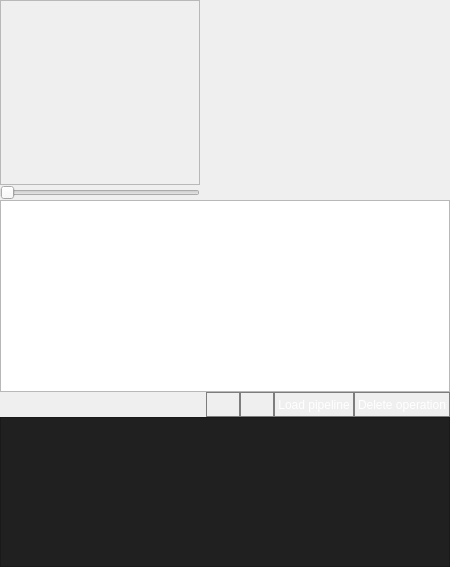
            <widget class="QWidget" name="page_plan">
             <property name="styleSheet">
              <string notr="true"/>
             </property>
             <layout class="QVBoxLayout" name="layout_page_plan">
              <property name="spacing">
               <number>0</number>
              </property>
              <property name="leftMargin">
               <number>0</number>
              </property>
              <property name="topMargin">
               <number>0</number>
              </property>
              <property name="rightMargin">
               <number>0</number>
              </property>
              <property name="bottomMargin">
               <number>0</number>
              </property>
              <item>
               <widget class="QFrame" name="pipeline_settings">
                <property name="sizePolicy">
                 <sizepolicy hsizetype="Preferred" vsizetype="Preferred">
                  <horstretch>0</horstretch>
                  <verstretch>0</verstretch>
                 </sizepolicy>
                </property>
                <property name="maximumSize">
                 <size>
                  <width>16777215</width>
                  <height>200</height>
                 </size>
                </property>
                <property name="acceptDrops">
                 <bool>false</bool>
                </property>
                <layout class="QHBoxLayout" name="pipeline_settings_layout">
                 <property name="spacing">
                  <number>0</number>
                 </property>
                 <property name="leftMargin">
                  <number>0</number>
                 </property>
                 <property name="topMargin">
                  <number>0</number>
                 </property>
                 <property name="rightMargin">
                  <number>0</number>
                 </property>
                 <property name="bottomMargin">
                  <number>0</number>
                 </property>
                 <item>
                  <widget class="QFrame" name="previewPipeline">
                   <property name="enabled">
                    <bool>true</bool>
                   </property>
                   <property name="sizePolicy">
                    <sizepolicy hsizetype="Fixed" vsizetype="Fixed">
                     <horstretch>0</horstretch>
                     <verstretch>0</verstretch>
                    </sizepolicy>
                   </property>
                   <property name="minimumSize">
                    <size>
                     <width>200</width>
                     <height>200</height>
                    </size>
                   </property>
                   <property name="maximumSize">
                    <size>
                     <width>300</width>
                     <height>300</height>
                    </size>
                   </property>
                   <property name="acceptDrops">
                    <bool>false</bool>
                   </property>
                   <property name="styleSheet">
                    <string notr="true">border-width: 1px;</string>
                   </property>
                   <layout class="QVBoxLayout" name="verticalLayout_2">
                    <property name="spacing">
                     <number>0</number>
                    </property>
                    <property name="leftMargin">
                     <number>0</number>
                    </property>
                    <property name="topMargin">
                     <number>0</number>
                    </property>
                    <property name="rightMargin">
                     <number>0</number>
                    </property>
                    <property name="bottomMargin">
                     <number>0</number>
                    </property>
                    <item>
                     <widget class="QFrame" name="plan_preview">
                      <property name="frameShape">
                       <enum>QFrame::StyledPanel</enum>
                      </property>
                      <property name="frameShadow">
                       <enum>QFrame::Raised</enum>
                      </property>
                      <layout class="QVBoxLayout" name="plan_layout_preview">
                       <property name="spacing">
                        <number>0</number>
                       </property>
                       <property name="leftMargin">
                        <number>0</number>
                       </property>
                       <property name="topMargin">
                        <number>0</number>
                       </property>
                       <property name="rightMargin">
                        <number>0</number>
                       </property>
                       <property name="bottomMargin">
                        <number>0</number>
                       </property>
                      </layout>
                     </widget>
                    </item>
                    <item>
                     <widget class="QSlider" name="previewPipelineSlider">
                      <property name="sizePolicy">
                       <sizepolicy hsizetype="Expanding" vsizetype="Fixed">
                        <horstretch>0</horstretch>
                        <verstretch>0</verstretch>
                       </sizepolicy>
                      </property>
                      <property name="styleSheet">
                       <string notr="true">padding: 0px;</string>
                      </property>
                      <property name="orientation">
                       <enum>Qt::Horizontal</enum>
                      </property>
                     </widget>
                    </item>
                   </layout>
                  </widget>
                 </item>
                 <item>
                  <widget class="QFrame" name="functions_frame">
                   <property name="sizePolicy">
                    <sizepolicy hsizetype="Fixed" vsizetype="Preferred">
                     <horstretch>0</horstretch>
                     <verstretch>0</verstretch>
                    </sizepolicy>
                   </property>
                   <property name="minimumSize">
                    <size>
                     <width>250</width>
                     <height>0</height>
                    </size>
                   </property>
                   <property name="styleSheet">
                    <string notr="true">#functions_frame {
	border-width: 1px 0px 1px 0px;
	color: white;
}

QMenuBar {
    background-color: rgb(49,49,49);
    color: rgb(255,255,255);
    border: 1px solid #000;
}

QMenuBar::item {
    background-color: rgb(42,42,42);
	padding: 0 100 0 15px;
    color: rgb(255,255,255);
}

QMenuBar::item::selected {
    background-color: rgb(30,30,30);
}

QMenu {
    background-color: rgb(62,62,62);
    color: rgb(255,255,255);
    border: 1px solid #000;           
}

QMenu::item::selected {
    background-color: rgb(30,30,30);
}</string>
                   </property>
                   <layout class="QVBoxLayout" name="functions_layout">
                    <property name="spacing">
                     <number>0</number>
                    </property>
                    <property name="leftMargin">
                     <number>0</number>
                    </property>
                    <property name="topMargin">
                     <number>0</number>
                    </property>
                    <property name="rightMargin">
                     <number>0</number>
                    </property>
                    <property name="bottomMargin">
                     <number>0</number>
                    </property>
                   </layout>
                  </widget>
                 </item>
                </layout>
               </widget>
              </item>
              <item>
               <widget class="QFrame" name="pipeline_content">
                <property name="minimumSize">
                 <size>
                  <width>0</width>
                  <height>100</height>
                 </size>
                </property>
                <property name="styleSheet">
                 <string notr="true">border-width: 0px 0px 0px 1px;</string>
                </property>
                <layout class="QVBoxLayout" name="verticalLayout">
                 <property name="spacing">
                  <number>0</number>
                 </property>
                 <property name="leftMargin">
                  <number>0</number>
                 </property>
                 <property name="topMargin">
                  <number>0</number>
                 </property>
                 <property name="rightMargin">
                  <number>0</number>
                 </property>
                 <property name="bottomMargin">
                  <number>0</number>
                 </property>
                 <item>
                  <widget class="QListWidget" name="list_operations">
                   <property name="styleSheet">
                    <string notr="true">color: rgb(218, 218, 218);
border-width: 1px 0px 0px 0px;</string>
                   </property>
                   <property name="dragDropMode">
                    <enum>QAbstractItemView::InternalMove</enum>
                   </property>
                  </widget>
                 </item>
                 <item>
                  <widget class="QFrame" name="operation_list_btns">
                   <property name="sizePolicy">
                    <sizepolicy hsizetype="Preferred" vsizetype="Maximum">
                     <horstretch>0</horstretch>
                     <verstretch>0</verstretch>
                    </sizepolicy>
                   </property>
                   <property name="minimumSize">
                    <size>
                     <width>0</width>
                     <height>25</height>
                    </size>
                   </property>
                   <property name="maximumSize">
                    <size>
                     <width>16777215</width>
                     <height>40</height>
                    </size>
                   </property>
                   <property name="styleSheet">
                    <string notr="true">color: white;border-width: 1px 0px 0px 0px;</string>
                   </property>
                   <layout class="QHBoxLayout" name="layout_operation_list_btns">
                    <property name="spacing">
                     <number>0</number>
                    </property>
                    <property name="leftMargin">
                     <number>0</number>
                    </property>
                    <property name="topMargin">
                     <number>0</number>
                    </property>
                    <property name="rightMargin">
                     <number>0</number>
                    </property>
                    <property name="bottomMargin">
                     <number>0</number>
                    </property>
                    <item>
                     <spacer name="horizontalSpacer">
                      <property name="orientation">
                       <enum>Qt::Horizontal</enum>
                      </property>
                      <property name="sizeHint" stdset="0">
                       <size>
                        <width>40</width>
                        <height>20</height>
                       </size>
                      </property>
                     </spacer>
                    </item>
                    <item>
                     <widget class="QPushButton" name="btn_run_pipeline">
                      <property name="sizePolicy">
                       <sizepolicy hsizetype="Fixed" vsizetype="MinimumExpanding">
                        <horstretch>0</horstretch>
                        <verstretch>0</verstretch>
                       </sizepolicy>
                      </property>
                      <property name="toolTip">
                       <string>Run</string>
                      </property>
                      <property name="styleSheet">
                       <string notr="true">border: 1px solid rgb(125, 125, 125);</string>
                      </property>
                      <property name="text">
                       <string/>
                      </property>
                      <property name="icon">
                       <iconset resource="../resources/files.qrc">
                        <normaloff>:/16x16/icons/16x16/cil-media-play.png</normaloff>:/16x16/icons/16x16/cil-media-play.png</iconset>
                      </property>
                      <property name="iconSize">
                       <size>
                        <width>16</width>
                        <height>16</height>
                       </size>
                      </property>
                     </widget>
                    </item>
                    <item>
                     <widget class="QPushButton" name="btn_save_pipeline">
                      <property name="sizePolicy">
                       <sizepolicy hsizetype="Fixed" vsizetype="MinimumExpanding">
                        <horstretch>0</horstretch>
                        <verstretch>0</verstretch>
                       </sizepolicy>
                      </property>
                      <property name="toolTip">
                       <string>Save</string>
                      </property>
                      <property name="styleSheet">
                       <string notr="true">border: 1px solid rgb(125, 125, 125);</string>
                      </property>
                      <property name="text">
                       <string/>
                      </property>
                      <property name="icon">
                       <iconset resource="../resources/files.qrc">
                        <normaloff>:/16x16/icons/16x16/cil-save.png</normaloff>:/16x16/icons/16x16/cil-save.png</iconset>
                      </property>
                     </widget>
                    </item>
                    <item>
                     <widget class="QPushButton" name="btn_load_pipeline">
                      <property name="sizePolicy">
                       <sizepolicy hsizetype="Fixed" vsizetype="MinimumExpanding">
                        <horstretch>0</horstretch>
                        <verstretch>0</verstretch>
                       </sizepolicy>
                      </property>
                      <property name="statusTip">
                       <string>Load pipeline</string>
                      </property>
                      <property name="styleSheet">
                       <string notr="true">border: 1px solid rgb(125, 125, 125);
padding: 3px;</string>
                      </property>
                      <property name="text">
                       <string>Load pipeline</string>
                      </property>
                     </widget>
                    </item>
                    <item>
                     <widget class="QPushButton" name="btn_remove_operation">
                      <property name="sizePolicy">
                       <sizepolicy hsizetype="Fixed" vsizetype="MinimumExpanding">
                        <horstretch>0</horstretch>
                        <verstretch>0</verstretch>
                       </sizepolicy>
                      </property>
                      <property name="styleSheet">
                       <string notr="true">border: 1px solid rgb(125, 125, 125);
padding: 3px;</string>
                      </property>
                      <property name="text">
                       <string>Delete operation</string>
                      </property>
                     </widget>
                    </item>
                   </layout>
                  </widget>
                 </item>
                 <item>
                  <widget class="QTextEdit" name="edit_pipeline_output">
                   <property name="maximumSize">
                    <size>
                     <width>16777215</width>
                     <height>150</height>
                    </size>
                   </property>
                   <property name="styleSheet">
                    <string notr="true">QTextEdit {
    color: rgb(193, 193, 168);
	background-color: rgb(32, 32, 32);
	border-width: 0px 1px 0px 1px;
}</string>
                   </property>
                   <property name="undoRedoEnabled">
                    <bool>false</bool>
                   </property>
                   <property name="readOnly">
                    <bool>true</bool>
                   </property>
                   <property name="html">
                    <string>&lt;!DOCTYPE HTML PUBLIC &quot;-//W3C//DTD HTML 4.0//EN&quot; &quot;http://www.w3.org/TR/REC-html40/strict.dtd&quot;&gt;
&lt;html&gt;&lt;head&gt;&lt;meta name=&quot;qrichtext&quot; content=&quot;1&quot; /&gt;&lt;style type=&quot;text/css&quot;&gt;
p, li { white-space: pre-wrap; }
&lt;/style&gt;&lt;/head&gt;&lt;body style=&quot; font-family:'MS Shell Dlg 2'; font-size:8.25pt; font-weight:400; font-style:normal;&quot; bgcolor=&quot;#202020&quot;&gt;
&lt;p style=&quot;-qt-paragraph-type:empty; margin-top:0px; margin-bottom:0px; margin-left:0px; margin-right:0px; -qt-block-indent:0; text-indent:0px; background-color:#202020;&quot;&gt;&lt;br /&gt;&lt;/p&gt;&lt;/body&gt;&lt;/html&gt;</string>
                   </property>
                   <property name="textInteractionFlags">
                    <set>Qt::TextSelectableByMouse</set>
                   </property>
                  </widget>
                 </item>
                </layout>
               </widget>
              </item>
             </layout>
            </widget>
